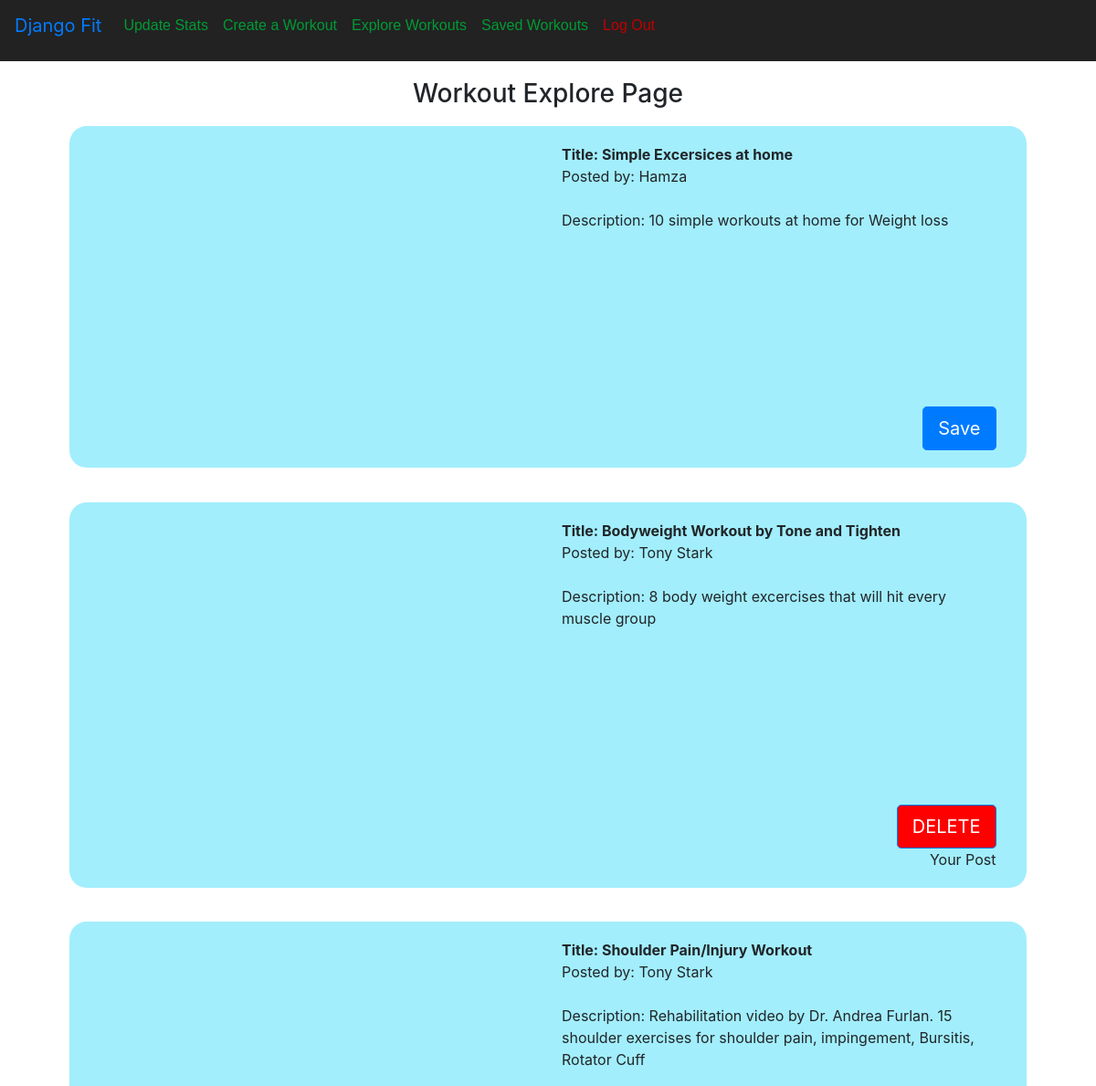
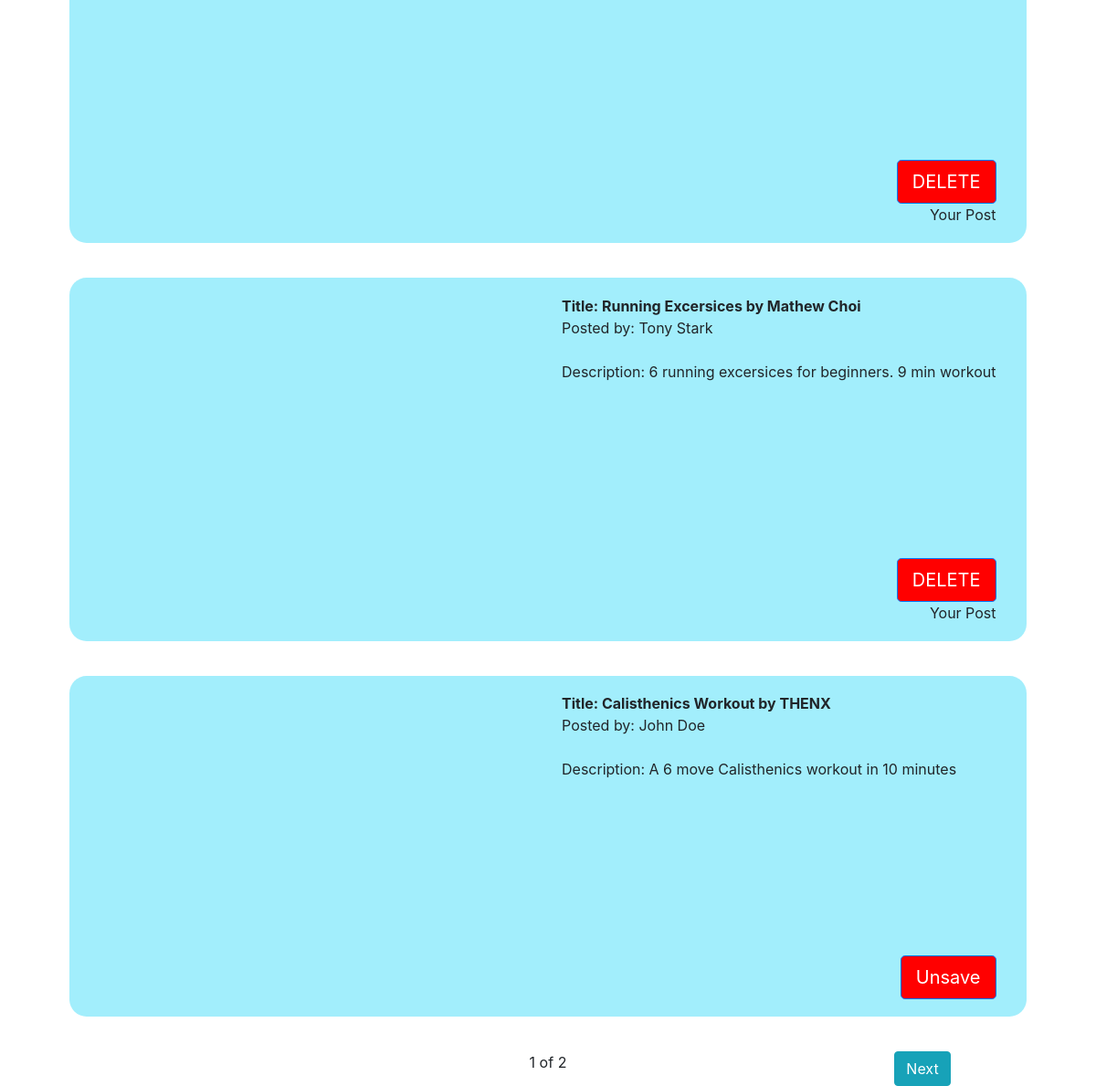
The page /explore (signed in) on the database its author committed (2 pictures, top to bottom).
### network/models.py (models this page shows, shortened)
class Workout(models.Model):
    creator = models.ForeignKey(User, on_delete=models.CASCADE, related_name="workout_creator", null=True)
    savers = models.ManyToManyField(User, blank=True, related_name="workout_savers")
    publc = models.BooleanField(default=False)
    title = models.CharField(max_length=150)
    description = models.TextField()
    link = EmbedVideoField()

class User(AbstractUser):
    pass

### network/views.py (the view)
# urls.py: path("explore", views.explore, name="explore"),
@csrf_exempt
@login_required
def explore(request):
    workouts = Workout.objects.all().order_by('-id')
    paginate = Paginator(workouts, 5)
    page_num = request.GET.get("page")
    current_page = paginate.get_page(page_num)
    workouts = current_page
    return render(request, "network/explore.html",{
        "workouts":workouts,
    })

### network/templates/network/explore.html (shortened to what this page needs)
{% extends "network/layout.html" %}
{% load static %}
{% load embed_video_tags %}
{% block body %}
    <h3 style="text-align: center; margin-top: 0.5cm; margin-bottom: 0.5cm;">Workout Explore Page</h3>
        {% for workout in workouts %}
        <div id="entire_post{{workout.id}}" class="row" style="margin-bottom: 1cm; margin-right: 2cm; margin-left: 2cm; background-color: rgb(162, 238, 252); border-radius: 0.5cm; padding: 0.5cm;">
                <div class="col">
                    {% video my_link '100% x 100%' %}
                </div>
                <div class="col">
                    <div><b>Title: {{workout.title}}</b></div>
                    <div>Posted by: {{workout.creator}}</div>
                    <br>
                    <div>Description: {{workout.description}}</div>
                    <br><br><br><br><br><br><br><br>
                    {% if user != workout.creator %}
                        <div id="button{{workout.id}}" onclick="save('{{ workout.id }}')" style="text-align: right;">
                        {% if user in workout.savers.all %}
                            <button type="button" class="btn btn-primary btn-lg" style="background-color: red;">Unsave</button>
                        {% else %}
                            <button type="button" class="btn btn-primary btn-lg">Save</button>
                        {% endif %}
                        </div>
                    {% else %}
                        <div id="delete{{workout.id}}" onclick="delete_workout('{{ workout.id }}')" style="text-align: right;">
                            <button type="button" class="btn btn-primary btn-lg" style="background-color: red;">DELETE</button>
                            <div>Your Post</div>
                        </div>
                    {% endif %}
                </div>
                {% endvideo %}
        </div>
        {% endfor %}
        <footer>
            <div class="row">
                <div class="col text-center">
                </div>
                <div id= "page_number" class="col text-center">{{workouts.number}} of {{workouts.paginator.num_pages}}</div>
                <div class="col text-center">
                    {% if workouts.has_next %}
                        <a href=" ?page={{ workouts.next_page_number }}" id="next-button" class="btn btn-info">Next</a>
                    {% endif %}
                </div>
            </div>
        </footer>
{% endblock %}

### rows shown on the page
Workout: title "Simple Excersices at home", creator "Hamza", description "10 simple workouts at home for Weight loss", shows "Save"
Workout: title "Bodyweight Workout by Tone and Tighten", creator "Tony Stark", description "8 body weight excercises that will hit every muscle group"
Workout: title "Shoulder Pain/Injury Workout", creator "Tony Stark", description "Rehabilitation video by Dr. Andrea Furlan. 15 shoulder exercises for shoulder pain, impingement, Bursitis, Rotator Cuff"
Workout: title "Running Excersices by Mathew Choi", creator "Tony Stark", description "6 running excersices for beginners. 9 min workout"
Workout: title "Calisthenics Workout by THENX", creator "John Doe", description "A 6 move Calisthenics workout in 10 minutes", shows "Unsave"

### other values the page prints
{{ workouts.number }} "1"
{{ workouts.paginator.num_pages }} "2"
